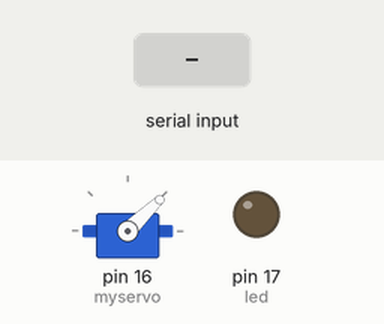
Bench run of a sketch on a simulated Arduino Uno, built with avr-gcc and run on an emulated ATmega328P. Shown: servo, output pins drawn as LEDs (lit = HIGH). Dashed ring = blinking. Inputs (shaded band) come from the test bench. What the sketch prints to the serial monitor is not drawn.

Above: at 1.2 s.
1.3 s: "90,45\n" received over Serial
At 2.4 s:
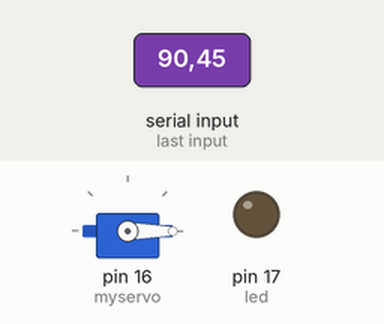
3.0 s: "30,150\n" received over Serial
At 3.26 s:
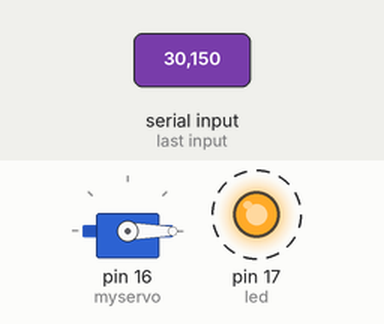
4.8 s: "90\n" received over Serial
At 5.9 s:
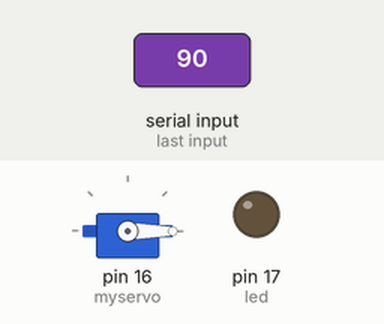
Timing chart, 0 to 7.8 s (numbered marks = the images above; inputs shaded):
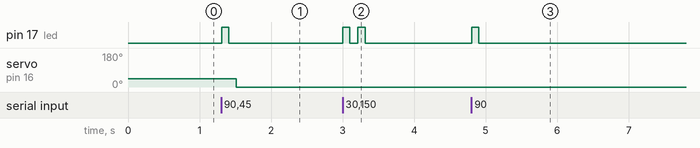

The sketch:

2_serial_input_servo_drive.ino
```cpp
/**
Arduino + USB input (from PC) + Servo motors: Here I read input from PC
(through serial communication). From my Linux terminal, I am going to echo
out numbers to Arduino which will be pulse widths. The Arduino will read these
pulse widths and act accordingly on the servo.

Author : Manohar Kuse <mpkuse@connect.ust.hk>
Create : 20th Jan, 2019

**/
#include <Servo.h>

int led = 17;
Servo myservo;
void setup() {
  // put your setup code here, to run once:
  Serial.begin( 9600 );
  Serial.println( "Hello\n" );
  pinMode(led, OUTPUT);
  myservo.attach( 16 );
  myservo.writeMicroseconds( 1000 );

}

int c=0;
int num = 0;
void loop() {

  // If you see anything is available, read it all,
  // 1 character at a time
  while( Serial.available()  ) {
    char this_char = Serial.read();
    if( this_char == '\n' )
      break;
    int this_digit = (int)(this_char - '0');
    if( this_digit >= 0  && this_digit <= 9 ) {
      num = 10*num + this_digit;
      Serial.write( "OK " );
    }
    else {
      Serial.write( "NOTOK " );
      c=0 ;
      num=0;
      break; //if you see any non digit charater just ignore everthing
    }
    c++;
  }

  if( c > 0 ) {
    // Send back whatever was received
    Serial.write( "# of digits rcvd=" );
    Serial.write( char(c+'0') );
    Serial.write( '\n' );

    // Blink the LED to indicate this action
    digitalWrite(led, HIGH);
    delay(100);
    digitalWrite(led, LOW);
    delay(100);

    Serial.write( "Setting pulse at " );
    Serial.write( String( num ).c_str() );
    myservo.writeMicroseconds( num );
    c = 0;
    num=0;
  }
  delay(5);
}
```

Measured:
- after the input at 1.3 s, pin 17 (led): LOW → HIGH at once, → LOW 0.10 s later; servo on pin 16 (myservo): 44° → 0° after 0.21 s
- after the input at 3.0 s, pin 17 (led): alternates HIGH for 0.10 s and LOW for 0.11 s, 4 changes in all, then stays LOW, starting at once
- after the input at 4.8 s, pin 17 (led): LOW → HIGH at once, → LOW 0.10 s later
